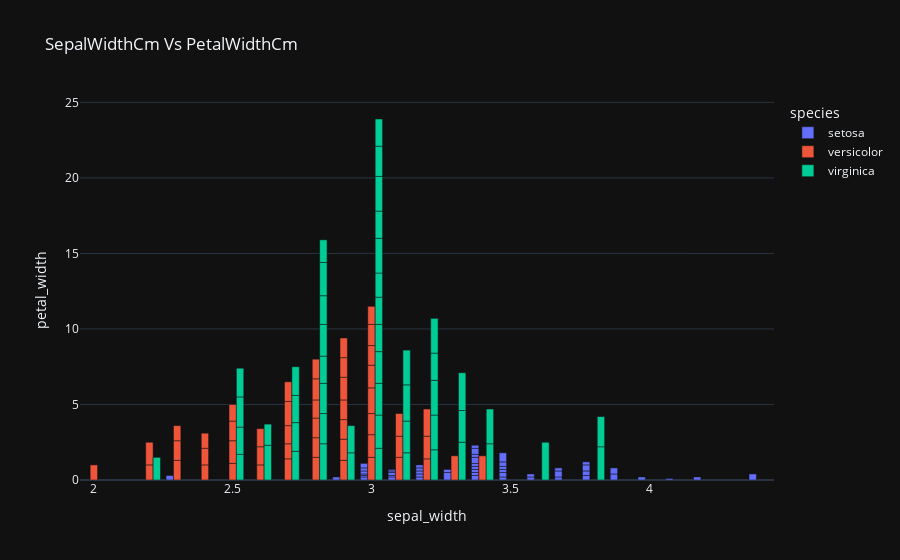

Notebook cell for this chart:
### Code cell
px.bar(df,x = "sepal_width", y = "petal_width",color = "species",barmode="group",title='SepalWidthCm Vs PetalWidthCm',template = "plotly_dark" )

### Figure 1 — Plotly figure (JSON) as saved in the notebook; plotly's stock layout.template omitted (floating-point values rounded to 4 significant figures)
{"data": [{"alignmentgroup": "True", "hovertemplate": "species=setosa<br>sepal_width=%{x}<br>petal_width=%{y}<extra></extra>", "legendgroup": "setosa", "marker": {"color": "#636efa", "pattern": {"shape": ""}}, "name": "setosa", "offsetgroup": "setosa", "orientation": "v", "showlegend": true, "textposition": "auto", "type": "bar", "x": [3.5, 3, 3.2, 3.1, 3.6, 3.9, 3.4, 3.4, 2.9, 3.1, 3.7, 3.4, 3, 3, 4, 4.4, 3.9, 3.5, 3.8, 3.8, 3.4, 3.7, 3.6, 3.3, 3.4, 3, 3.4, 3.5, 3.4, 3.2, 3.1, 3.4, 4.1, 4.2, 3.1, 3.2, 3.5, 3.1, 3, 3.4, 3.5, 2.3, 3.2, 3.5, 3.8, 3, 3.8, 3.2, 3.7, 3.3], "xaxis": "x", "y": [0.2, 0.2, 0.2, 0.2, 0.2, 0.4, 0.3, 0.2, 0.2, 0.1, 0.2, 0.2, 0.1, 0.1, 0.2, 0.4, 0.4, 0.3, 0.3, 0.3, 0.2, 0.4, 0.2, 0.5, 0.2, 0.2, 0.4, 0.2, 0.2, 0.2, 0.2, 0.4, 0.1, 0.2, 0.1, 0.2, 0.2, 0.1, 0.2, 0.2, 0.3, 0.3, 0.2, 0.6, 0.4, 0.3, 0.2, 0.2, 0.2, 0.2], "yaxis": "y"}, {"alignmentgroup": "True", "hovertemplate": "species=versicolor<br>sepal_width=%{x}<br>petal_width=%{y}<extra></extra>", "legendgroup": "versicolor", "marker": {"color": "#EF553B", "pattern": {"shape": ""}}, "name": "versicolor", "offsetgroup": "versicolor", "orientation": "v", "showlegend": true, "textposition": "auto", "type": "bar", "x": [3.2, 3.2, 3.1, 2.3, 2.8, 2.8, 3.3, 2.4, 2.9, 2.7, 2, 3, 2.2, 2.9, 2.9, 3.1, 3, 2.7, 2.2, 2.5, 3.2, 2.8, 2.5, 2.8, 2.9, 3, 2.8, 3, 2.9, 2.6, 2.4, 2.4, 2.7, 2.7, 3, 3.4, 3.1, 2.3, 3, 2.5, 2.6, 3, 2.6, 2.3, 2.7, 3, 2.9, 2.9, 2.5, 2.8], "xaxis": "x", "y": [1.4, 1.5, 1.5, 1.3, 1.5, 1.3, 1.6, 1, 1.3, 1.4, 1, 1.5, 1, 1.4, 1.3, 1.4, 1.5, 1, 1.5, 1.1, 1.8, 1.3, 1.5, 1.2, 1.3, 1.4, 1.4, 1.7, 1.5, 1, 1.1, 1, 1.2, 1.6, 1.5, 1.6, 1.5, 1.3, 1.3, 1.3, 1.2, 1.4, 1.2, 1, 1.3, 1.2, 1.3, 1.3, 1.1, 1.3], "yaxis": "y"}, {"alignmentgroup": "True", "hovertemplate": "species=virginica<br>sepal_width=%{x}<br>petal_width=%{y}<extra></extra>", "legendgroup": "virginica", "marker": {"color": "#00cc96", "pattern": {"shape": ""}}, "name": "virginica", "offsetgroup": "virginica", "orientation": "v", "showlegend": true, "textposition": "auto", "type": "bar", "x": [3.3, 2.7, 3, 2.9, 3, 3, 2.5, 2.9, 2.5, 3.6, 3.2, 2.7, 3, 2.5, 2.8, 3.2, 3, 3.8, 2.6, 2.2, 3.2, 2.8, 2.8, 2.7, 3.3, 3.2, 2.8, 3, 2.8, 3, 2.8, 3.8, 2.8, 2.8, 2.6, 3, 3.4, 3.1, 3, 3.1, 3.1, 3.1, 2.7, 3.2, 3.3, 3, 2.5, 3, 3.4, 3], "xaxis": "x", "y": [2.5, 1.9, 2.1, 1.8, 2.2, 2.1, 1.7, 1.8, 1.8, 2.5, 2, 1.9, 2.1, 2, 2.4, 2.3, 1.8, 2.2, 2.3, 1.5, 2.3, 2, 2, 1.8, 2.1, 1.8, 1.8, 1.8, 2.1, 1.6, 1.9, 2, 2.2, 1.5, 1.4, 2.3, 2.4, 1.8, 1.8, 2.1, 2.4, 2.3, 1.9, 2.3, 2.5, 2.3, 1.9, 2, 2.3, 1.8], "yaxis": "y"}], "layout": {"barmode": "group", "legend": {"title": {"text": "species"}, "tracegroupgap": 0}, "title": {"text": "SepalWidthCm Vs PetalWidthCm"}, "xaxis": {"anchor": "y", "domain": [0, 1], "title": {"text": "sepal_width"}}, "yaxis": {"anchor": "x", "domain": [0, 1], "title": {"text": "petal_width"}}}}
